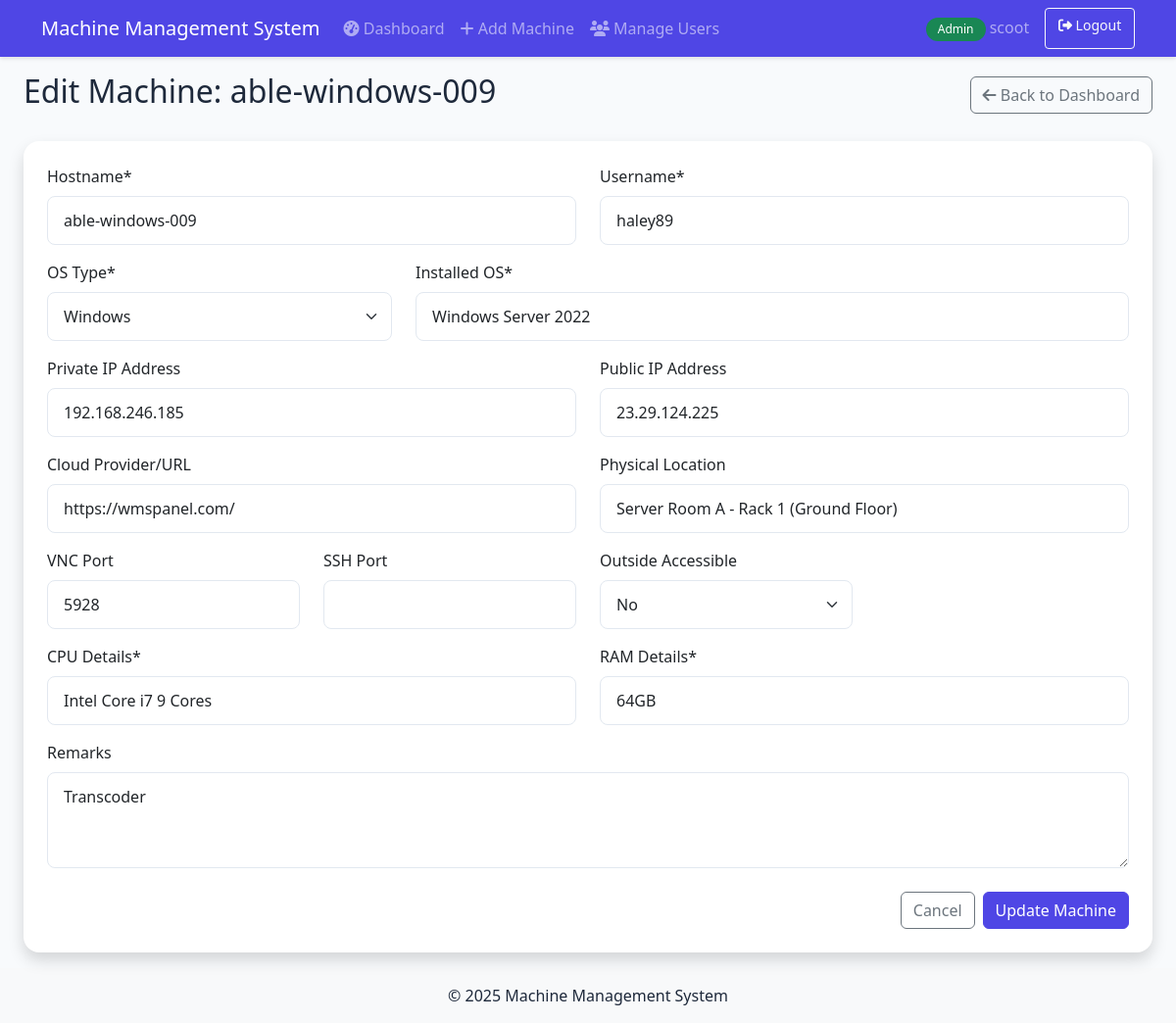
/admin/machine/109/edit (signed in), run on the app's committed database.
### models/user.py (models this page shows, shortened)
class User(db.Model, UserMixin):
    __tablename__ = 'users'
    id = db.Column(db.Integer, primary_key=True)
    username = db.Column(db.String(64), unique=True, index=True, nullable=False)
    email = db.Column(db.String(120), unique=True, index=True, nullable=False)
    password_hash = db.Column(db.String(128), nullable=False)
    is_admin = db.Column(db.Boolean, default=False)
    created_at = db.Column(db.DateTime, default=datetime.utcnow)
    last_login = db.Column(db.DateTime, nullable=True)

### models/machine.py (models this page shows, shortened)
class Machine(db.Model):
    __tablename__ = 'machines'
    id = db.Column(db.Integer, primary_key=True)
    hostname = db.Column(db.String(64), unique=True, nullable=False, index=True)
    username = db.Column(db.String(64), nullable=False)
    os_type = db.Column(db.String(20), nullable=False)  # Linux, Windows, Mac
    installed_os = db.Column(db.String(64), nullable=False)
    cpu_details = db.Column(db.String(128), nullable=False)
    ram_details = db.Column(db.String(64), nullable=False)
    private_ip = db.Column(db.String(15), nullable=True)
    public_ip = db.Column(db.String(15), nullable=True)
    cloud_provider_url = db.Column(db.String(128), nullable=True)
    physical_location = db.Column(db.String(128), nullable=True)  # Add this line
    vnc_port = db.Column(db.Integer, nullable=True)
    ssh_port = db.Column(db.Integer, nullable=True)  # Add this line
    outside_accessible = db.Column(db.Boolean, default=False)
    remarks = db.Column(db.Text, nullable=True)
    created_at = db.Column(db.DateTime, default=datetime.utcnow)
    updated_at = db.Column(db.DateTime, default=datetime.utcnow, onupdate=datetime.utcnow)

### app.py (the view, shortened to what this page needs)
@app.route('/admin/machine/<int:machine_id>/edit', methods=['GET', 'POST'])
@login_required
def edit_machine(machine_id):
    if not current_user.is_admin:
        abort(403)
    try:
        machine = Machine.query.get_or_404(machine_id)
        return render_template('admin/edit_machine.html', machine=machine)
    except Exception as e:
        flash(f'Error loading machine: {str(e)}', 'danger')
        return redirect(url_for('admin_dashboard'))

### models/user.py (called while the page is built)
@login_manager.user_loader
def load_user(user_id):
    return User.query.get(int(user_id))

### templates/admin/edit_machine.html (shortened to what this page needs)
{% extends "base.html" %}
{% block content %}
<div class="d-flex justify-content-between align-items-center mb-4">
    <h2>Edit Machine: {{ machine.hostname }}</h2>
    <a href="{{ url_for('admin_dashboard') }}" class="btn btn-outline-secondary">
        <i class="fas fa-arrow-left"></i> Back to Dashboard
    </a>
</div>
<div class="card shadow">
    <div class="card-body p-4">
        <form method="POST" action="{{ url_for('edit_machine', machine_id=machine.id) }}">
            <div class="row">
                <div class="col-md-6 mb-3">
                    <label for="hostname" class="form-label">Hostname*</label>
                    <input type="text" class="form-control" id="hostname" name="hostname" value="{{ machine.hostname }}" required>
                </div>
                <div class="col-md-6 mb-3">
                    <label for="username" class="form-label">Username*</label>
                    <input type="text" class="form-control" id="username" name="username" value="{{ machine.username }}" required>
                </div>
            </div>
            <div class="row">
                <div class="col-md-4 mb-3">
                    <label for="os_type" class="form-label">OS Type*</label>
                    <select class="form-select" id="os_type" name="os_type" required>
                        <option value="Windows" {{ 'selected' if machine.os_type == 'Windows' }}>Windows</option>
                    </select>
                </div>
                <div class="col-md-8 mb-3">
                    <label for="installed_os" class="form-label">Installed OS*</label>
                    <input type="text" class="form-control" id="installed_os" name="installed_os" value="{{ machine.installed_os }}" required>
                </div>
            </div>
            <div class="row">
                <div class="col-md-6 mb-3">
                    <label for="private_ip" class="form-label">Private IP Address</label>
                    <input type="text" class="form-control" id="private_ip" name="private_ip" value="{{ machine.private_ip }}">
                </div>
                <div class="col-md-6 mb-3">
                    <label for="public_ip" class="form-label">Public IP Address</label>
                    <input type="text" class="form-control" id="public_ip" name="public_ip" value="{{ machine.public_ip }}">
                </div>
            </div>
            <div class="row">
                <div class="col-md-6 mb-3">
                    <label for="cloud_provider_url" class="form-label">Cloud Provider/URL</label>
                    <input type="text" class="form-control" id="cloud_provider_url" name="cloud_provider_url" value="{{ machine.cloud_provider_url }}">
                </div>
                <div class="col-md-6 mb-3">
                    <label for="physical_location" class="form-label">Physical Location</label>
                    <input type="text" class="form-control" id="physical_location" name="physical_location" value="{{ machine.physical_location }}" placeholder="e.g., Server Room A, Rack 3">
                </div>
            </div>
            <div class="row">
                <div class="col-md-3 mb-3">
                    <label for="vnc_port" class="form-label">VNC Port</label>
                    <input type="number" class="form-control" id="vnc_port" name="vnc_port" value="{{ machine.vnc_port }}">
                </div>
                <div class="col-md-3 mb-3">
                    <label for="ssh_port" class="form-label">SSH Port</label>
                    <input type="number" class="form-control" id="ssh_port" name="ssh_port" value="{{ machine.ssh_port }}">
                </div>
                <div class="col-md-3 mb-3">
                    <label for="outside_accessible" class="form-label">Outside Accessible</label>
                    <select class="form-select" id="outside_accessible" name="outside_accessible">
                        <option value="No" {{ 'selected' if not machine.outside_accessible }}>No</option>
                    </select>
                </div>
            </div>
            <div class="row">
                <div class="col-md-6 mb-3">
                    <label for="cpu_details" class="form-label">CPU Details*</label>
                    <input type="text" class="form-control" id="cpu_details" name="cpu_details" value="{{ machine.cpu_details }}" required>
                </div>
                <div class="col-md-6 mb-3">
                    <label for="ram_details" class="form-label">RAM Details*</label>
                    <input type="text" class="form-control" id="ram_details" name="ram_details" value="{{ machine.ram_details }}" required>
                </div>
            </div>
            <div class="mb-3">
                <label for="remarks" class="form-label">Remarks</label>
                <textarea class="form-control" id="remarks" name="remarks" rows="3">{{ machine.remarks }}</textarea>
            </div>
            <div class="d-flex justify-content-end mt-4">
                <a href="{{ url_for('admin_dashboard') }}" class="btn btn-outline-secondary me-2">Cancel</a>
                <button type="submit" class="btn btn-primary">Update Machine</button>
            </div>
        </form>
    </div>
</div>
{% endblock %}

### templates/base.html (shortened to what this page needs)
<!DOCTYPE html>
<html lang="en" class="h-100">
<head>
    <link href="https://cdn.jsdelivr.net/npm/bootstrap@5.3.0/dist/css/bootstrap.min.css" rel="stylesheet">
    <link rel="stylesheet" href="https://cdnjs.cloudflare.com/ajax/libs/font-awesome/6.4.0/css/all.min.css">
    <link rel="stylesheet" href="{{ url_for('static', filename='css/style.css') }}">
</head>
<body class="d-flex flex-column h-100">
    {% if current_user.is_authenticated %}
    <nav class="navbar navbar-expand-lg navbar-dark bg-primary sticky-top">
        <div class="container">
            <a class="navbar-brand" href="{{ url_for('index') }}">Machine Management System</a>
            <div class="collapse navbar-collapse" id="navbarNav">
                <ul class="navbar-nav me-auto">
                    {% if current_user.is_admin %}
                    <li class="nav-item">
                        <a class="nav-link {% if request.endpoint == 'admin_dashboard' %}active{% endif %}" href="{{ url_for('admin_dashboard') }}">
                            <i class="fas fa-tachometer-alt"></i> Dashboard
                        </a>
                    </li>
                    <li class="nav-item">
                        <a class="nav-link {% if request.endpoint == 'add_machine' %}active{% endif %}" href="{{ url_for('add_machine') }}">
                            <i class="fas fa-plus"></i> Add Machine
                        </a>
                    </li>
                    <li class="nav-item">
                        <a class="nav-link" href="{{ url_for('manage_users') }}">
                            <i class="fas fa-users"></i> Manage Users
                        </a>
                    </li>
                    {% else %}
                    <li class="nav-item">
                        <a class="nav-link {% if request.endpoint == 'user_dashboard' %}active{% endif %}" href="{{ url_for('user_dashboard') }}">
                            <i class="fas fa-tachometer-alt"></i> Dashboard
                        </a>
                    </li>
                    {% endif %}
                </ul>
                <div class="d-flex">
                    <span class="navbar-text me-3">
                        {% if current_user.is_admin %}
                        <span class="badge bg-success">Admin</span>
                        {% else %}
                        <span class="badge bg-info">User</span>
                        {% endif %}
                        {{ current_user.username }}
                    </span>
                    <a href="{{ url_for('logout') }}" class="btn btn-outline-light btn-sm">
                        <i class="fas fa-sign-out-alt"></i> Logout
                    </a>
                </div>
            </div>
        </div>
    </nav>
    {% endif %}
    <main class="flex-shrink-0">
        <div class="container-fluid px-4 py-3">
            {% block content %}{% endblock %}
        </div>
    </main>
    <footer class="footer mt-auto py-3 bg-light">
        <div class="container text-center">
            <p class="mb-0">&copy; 2025 Machine Management System</p>
        </div>
    </footer>
</body>
</html>

### static/css/style.css (style rules this page uses)
:root { --primary-color: #4f46e5; --primary-hover: #4338ca; --success-color: #10b981; --danger-color: #ef4444; --background-color: #f8fafc; --card-bg: #ffffff; --text-primary: #1e293b; --text-secondary: #64748b; }
body { background-color: var(--background-color); color: var(--text-primary); }
.navbar { box-shadow: 0 2px 4px rgba(0,0,0,0.1); }
.navbar-dark.bg-primary { background-color: var(--primary-color) !important; }
.card { border: none; border-radius: 1rem; box-shadow: 0 4px 6px -1px rgba(0,0,0,0.1), 0 2px 4px -2px rgba(0,0,0,0.05); transition: transform 0.2s, box-shadow 0.2s; }
.btn-primary { background-color: var(--primary-color); border-color: var(--primary-color); transition: all 0.2s; }
.badge { padding: 0.5em 1em; border-radius: 9999px; font-weight: 500; }
.form-control, .form-select { border-radius: 0.5rem; padding: 0.75rem 1rem; border: 1px solid #e2e8f0; }
.btn-sm { padding: 0.4rem 0.8rem; font-size: 0.875rem; }
html, body { height: 100%; overflow-x: hidden; }
main { min-height: calc(100vh - 136px); }
.container-fluid { max-width: 1920px; margin: 0 auto; }

### data on the page
User: username "scoot"
Machine: hostname "able-windows-009", username "haley89", installed_os "Windows Server 2022", private_ip "192.168.246.185", public_ip "23.29.124.225", cloud_provider_url "https://wmspanel.com/", physical_location "Server Room A - Rack 1 (Ground Floor)", vnc_port "5928", cpu_details "Intel Core i7 9 Cores", ram_details "64GB", remarks "Transcoder"
